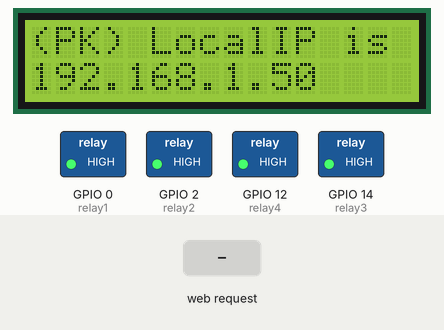
A sketch run on a simulated ESP8266 (NodeMCU). Parts: 16×2 character LCD, switched loads named in the sketch (green lamp = pin HIGH). Inputs (shaded band) come from the test bench. WiFi joins after 1.5 s; servers stay silent unless stated; what the sketch prints to the serial monitor is not drawn.

Above: at 2.7 s.
2.8 s: HTTP request GET /r1on received
At 3.4 s:
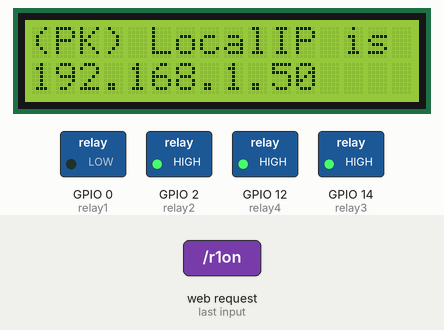
4.3 s: HTTP request GET /r2on received
At 5.5 s:
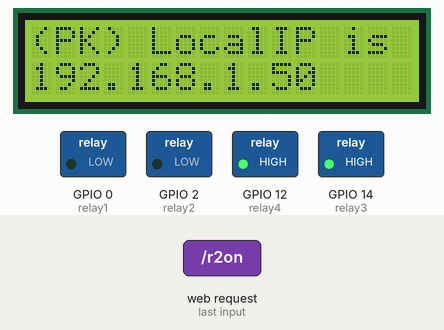
5.8 s: HTTP request GET /r1off received
At 6.8 s:
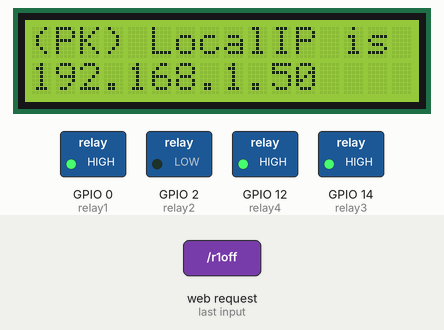
7.3 s: HTTP request GET /r3on received
At 8.0 s:
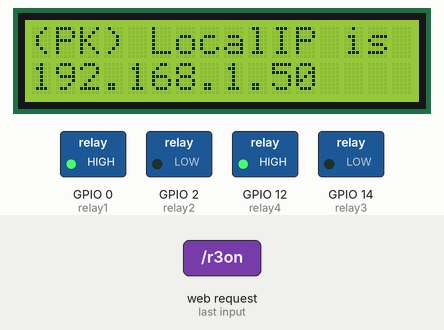
8.8 s: HTTP request GET /r2off received
At 9.2 s:
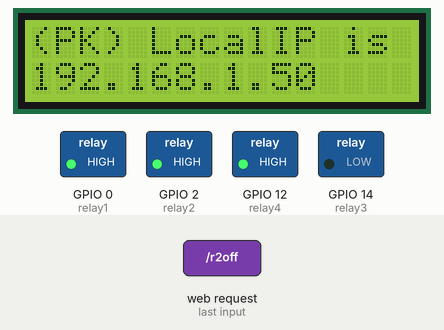
10.3 s: HTTP request GET /r4on received
At 11.5 s:
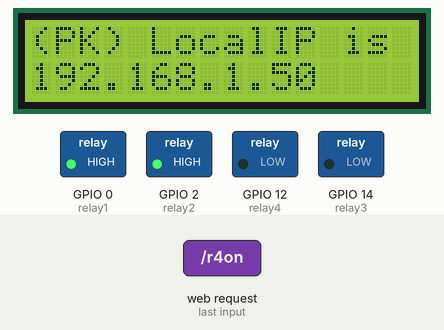
Timing chart, 0 to 12.8 s (numbered marks = the images above; inputs shaded):
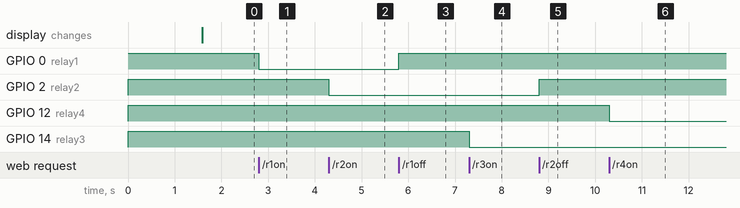

Measured:
- after the input at 2.8 s, GPIO 0 (relay1): HIGH → LOW at once
- after the input at 4.3 s, GPIO 2 (relay2): HIGH → LOW at once
- after the input at 5.8 s, GPIO 0 (relay1): LOW → HIGH at once
- after the input at 7.3 s, GPIO 14 (relay3): HIGH → LOW at once
- after the input at 8.8 s, GPIO 2 (relay2): LOW → HIGH at once
- after the input at 10.3 s, GPIO 12 (relay4): HIGH → LOW at once

The sketch:

full_local_final_lcd.ino
```cpp
#include <ESP8266WiFi.h>
WiFiClient client;
WiFiServer server(80);
const char* ssid = "newpk";
const char* password = "12345687";
String  command ="";

#include <LiquidCrystal_I2C.h>
LiquidCrystal_I2C lcd(0x27, 16, 2);


int relay1 = 0;
int relay2 = 2;
int relay3 = 14;
int relay4 = 12;

void setup()
{
  Serial.begin(115200);

  pinMode(relay1, OUTPUT);
  pinMode(relay2, OUTPUT);
  pinMode(relay3, OUTPUT);
  pinMode(relay4, OUTPUT);

  digitalWrite(relay1,HIGH);
  digitalWrite(relay2,HIGH);
  digitalWrite(relay3,HIGH);
  digitalWrite(relay4,HIGH);


  connectWiFi();
  server.begin();
}

void loop()
{
    client = server.available();
    if (!client) return;
    command = checkClient ();

         if (command == "r1on"  || command == "turn on relay 1"    || command == "relay 1 on")        digitalWrite(relay1,0);
    else if (command == "r1off" || command == "turn off relay 1" || command == "relay 1 off")     digitalWrite(relay1,1);
    else if (command == "r2on"  || command == "turn on relay 2"    || command == "relay 2 on")      digitalWrite(relay2,0);
    else if (command == "r2off" || command == "turn off relay 2" || command == "relay 2 off")   digitalWrite(relay2,1);
    else if (command == "r3on"  || command == "turn on relay 3"    || command == "relay 3 on")      digitalWrite(relay3,0);
    else if (command == "r3off" || command == "turn off relay 3" || command == "relay 3 off")   digitalWrite(relay3,1);
    else if (command == "r4on"  || command == "turn on relay 4"    || command == "relay 4 on")    digitalWrite(relay4,0);
    else if (command == "r4off" || command == "turn off relay 4" || command == "relay 4 off") digitalWrite(relay4,1);
    else if (command == "allon" || command == "Turn on all devices" || command == "all on")
    {
      digitalWrite(relay1,LOW);
      digitalWrite(relay2,LOW);
      digitalWrite(relay3,LOW);
      digitalWrite(relay4,LOW);
    }
    else if (command == "alloff" || command == "Turn off all devices" || command == "all off")
    {
      digitalWrite(relay1,HIGH);
      digitalWrite(relay2,HIGH);
      digitalWrite(relay3,HIGH);
      digitalWrite(relay4,HIGH);
    }
    sendBackEcho(command);
    command = "";
}


void connectWiFi()
{

  lcd.begin(5,4);
  //lcd.begin(0, 2); pin 0-SDA 2-SCL
 lcd.backlight();


  Serial.println("Connecting to WIFI");
  WiFi.begin(ssid, password);
  while ((!(WiFi.status() == WL_CONNECTED)))
  {
    delay(300);
    Serial.print("..");
  }
  Serial.println("");
  Serial.println("WiFi connected");
  Serial.println("NodeMCU Local IP is : ");
  Serial.print((WiFi.localIP()));


  lcd.setCursor(0, 0);
  lcd.print("(PK) LocalIP is");
  lcd.setCursor(0, 1);
  lcd.print((WiFi.localIP()));

}

String checkClient (void)
{
  while(!client.available()) delay(1);
  String request = client.readStringUntil('\r');
  request.remove(0, 5);
  request.remove(request.length()-9,9);
  return request;
}


void sendBackEcho(String echo)
{
  client.println("HTTP/1.1 200 OK ");
  client.println("Content-Type: text/html");
  client.println("");
  client.println("<!DOCTYPE HTML>");
  client.println("<html>");
  client.println(echo);
  client.println("</html>");
  client.stop();
  delay(1);
}
```
